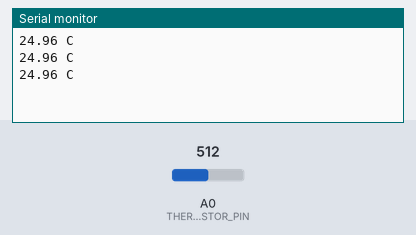
The sketch below on a simulated Arduino Uno, built with avr-gcc and run on an emulated ATmega328P. Parts: the last lines printed to the serial monitor. Inputs (shaded band) come from the test bench; at power-on: A0 (THERMISTOR_PIN) = 512.

Above: at 1.3 s.
1.4 s: A0 (THERMISTOR_PIN) set to 716
At 1.9 s:
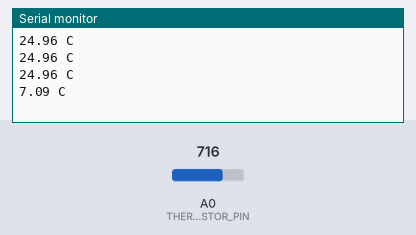
2.9 s: A0 (THERMISTOR_PIN) set to 900
At 3.4 s:
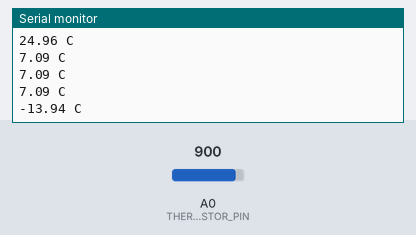
Timing chart, 0 to 5.9 s (numbered marks = the images above; inputs shaded):
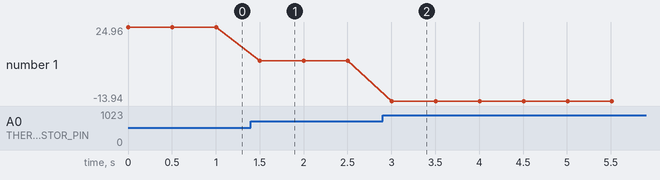

The sketch:

Arduino_4.ino
```cpp
#include <math.h>

const int THERMISTOR_PIN = A0;
// ตัวต้านทานคงที่ในวงจรแบ่งแรงดัน (จากภาพคือ 10k Ohm)
const float SERIES_RESISTOR = 10000.0;
// ค่าคงที่จาก datasheet ของ Thermistor (อาจต้องปรับค่าตาม Thermistor จริง)
const float NOMINAL_RESISTANCE = 10000.0;  // R0 ที่ 25 องศาเซลเซียส
const float NOMINAL_TEMPERATURE = 25.0;    // T0
const float B_COEFFICIENT = 3950.0;        // Beta Value (B)

void setup() {
  Serial.begin(9600);
}

void loop() {
  // 1. อ่านค่า ADC จากขา Analog
  int adc_value = analogRead(THERMISTOR_PIN);

  // 2. แปลงค่า ADC เป็นความต้านทานของ Thermistor (R_thermistor)
  // Vout = (adc_value / 1023.0) * 5.0 (เมื่อ Vcc = 5V)
  // R_thermistor = (SERIES_RESISTOR * Vout) / (Vcc - Vout)
  // หรือ R_thermistor = SERIES_RESISTOR * (1023.0 / adc_value - 1)

  float thermistor_resistance = SERIES_RESISTOR / (1023.0 / (float)adc_value - 1.0);

  // 3. แปลงค่าความต้านทานเป็นอุณหภูมิโดยใช้ Beta Parameter Equation
  // T = 1 / ( (1/T0) + (1/B) * ln(R/R0) )
  // อุณหภูมิทั้งหมดต้องอยู่ในหน่วย Kelvin

  // แปลง T0 (25 C) เป็น Kelvin
  float temp_kelvin = NOMINAL_TEMPERATURE + 273.15;

  // คำนวณ (1/T0)
  float one_over_t0 = 1.0 / temp_kelvin;

  // คำนวณ ln(R/R0) / B
  float ln_ratio_over_b = log(thermistor_resistance / NOMINAL_RESISTANCE) / B_COEFFICIENT;

  // T ใน Kelvin
  float temperature_k = 1.0 / (one_over_t0 + ln_ratio_over_b);

  // แปลงจาก Kelvin เป็น Celsius
  float temperature_c = temperature_k - 273.15;

  Serial.print(temperature_c);
  Serial.println(" C");

  delay(500);  // หน่วงเวลา 0.5 วินาทีก่อนอ่านค่าใหม่
}
```

Measured:
- after the input at 1.4 s, the serial monitor: prints a new line after 0.10 s (image 1)
- after the input at 2.9 s, the serial monitor: prints a new line after 0.11 s (image 2)
- plotted number 1: 24.96 → 7.09 after the input at 1.4 s, 7.09 → -13.94 after the input at 2.9 s
